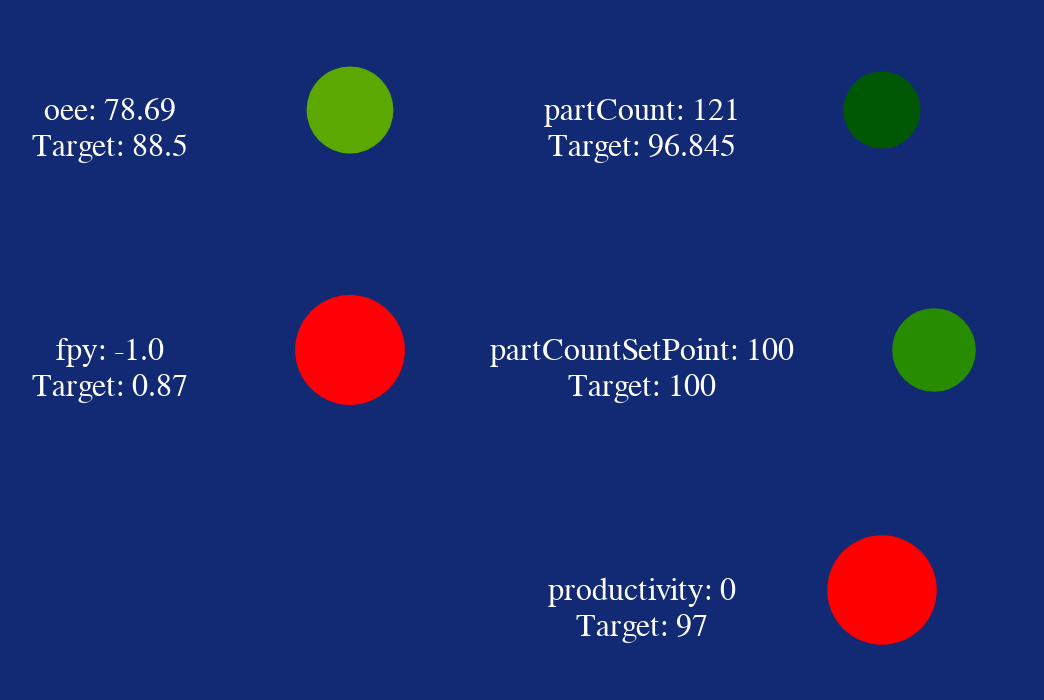

The notebook cell this image was saved under:
### Code cell
getConfigs(alt.hconcat(
    (getMetric("oee",True) & getMetric("fpy",True)), (getMetric("partCount",True) & getMetric("partCountSetPoint",True) & getMetric("productivity",True)),  
    data=cycle.iloc[[0]]
))

### Figure 1 — Vega-Lite specification as saved in the notebook (floating-point values rounded to 4 significant figures)
{"config": {"view": {"continuousWidth": 400, "continuousHeight": 300, "height": 100, "strokeWidth": 0, "width": 100}, "axis": {"labelAngle": -45, "labelColor": "white", "titleColor": "white"}, "background": "#122973", "header": {"labelColor": "#122973", "labelFontSize": 14, "titleColor": "#122973", "titleFontSize": 14}, "legend": {"disable": true, "labelColor": "white", "padding": 1, "strokeColor": "white", "tickCount": 2, "titleColor": "white"}}, "hconcat": [{"vconcat": [{"hconcat": [{"mark": {"type": "text", "fill": "white"}, "encoding": {"size": {"value": 16}, "text": {"value": ["oee: 78.69", "Target: 88.5"]}}}, {"layer": [{"mark": {"type": "circle", "fill": "red"}, "encoding": {"fill": {"aggregate": "mean", "field": "oee", "scale": {"domain": [0, 84.08, 92.92], "range": ["red", "yellow", "green"]}, "type": "quantitative"}, "size": {"aggregate": "mean", "field": "oee", "scale": {"domain": [0, 177.0], "range": [3000, 500]}, "type": "quantitative"}}}, {"mark": {"type": "text", "fill": "white"}, "encoding": {"opacity": {"value": 0}, "text": {"aggregate": "mean", "field": "oee", "format": ".4", "type": "quantitative"}}}]}]}, {"hconcat": [{"mark": {"type": "text", "fill": "white"}, "encoding": {"size": {"value": 16}, "text": {"value": ["fpy: -1.0", "Target: 0.87"]}}}, {"layer": [{"mark": {"type": "circle", "fill": "red"}, "encoding": {"fill": {"aggregate": "mean", "field": "fpy", "scale": {"domain": [0, 0.8265, 0.9135], "range": ["red", "yellow", "green"]}, "type": "quantitative"}, "size": {"aggregate": "mean", "field": "fpy", "scale": {"domain": [0, 1.74], "range": [3000, 500]}, "type": "quantitative"}}}, {"mark": {"type": "text", "fill": "white"}, "encoding": {"opacity": {"value": 0}, "text": {"aggregate": "mean", "field": "fpy", "format": ".4", "type": "quantitative"}}}]}]}]}, {"vconcat": [{"hconcat": [{"mark": {"type": "text", "fill": "white"}, "encoding": {"size": {"value": 16}, "text": {"value": ["partCount: 121", "Target: 96.845"]}}}, {"layer": [{"mark": {"type": "circle", "fill": "red"}, "encoding": {"fill": {"aggregate": "mean", "field": "partCount", "scale": {"domain": [0, 92.0, 101.7], "range": ["red", "yellow", "green"]}, "type": "quantitative"}, "size": {"aggregate": "mean", "field": "partCount", "scale": {"domain": [0, 193.7], "range": [3000, 500]}, "type": "quantitative"}}}, {"mark": {"type": "text", "fill": "white"}, "encoding": {"opacity": {"value": 0}, "text": {"aggregate": "mean", "field": "partCount", "format": ".4", "type": "quantitative"}}}]}]}, {"hconcat": [{"mark": {"type": "text", "fill": "white"}, "encoding": {"size": {"value": 16}, "text": {"value": ["partCountSetPoint: 100", "Target: 100"]}}}, {"layer": [{"mark": {"type": "circle", "fill": "red"}, "encoding": {"fill": {"aggregate": "mean", "field": "partCountSetPoint", "scale": {"domain": [0, 95.0, 105.0], "range": ["red", "yellow", "green"]}, "type": "quantitative"}, "size": {"aggregate": "mean", "field": "partCountSetPoint", "scale": {"domain": [0, 200], "range": [3000, 500]}, "type": "quantitative"}}}, {"mark": {"type": "text", "fill": "white"}, "encoding": {"opacity": {"value": 0}, "text": {"aggregate": "mean", "field": "partCountSetPoint", "format": ".4", "type": "quantitative"}}}]}]}, {"hconcat": [{"mark": {"type": "text", "fill": "white"}, "encoding": {"size": {"value": 16}, "text": {"value": ["productivity: 0", "Target: 97"]}}}, {"layer": [{"mark": {"type": "circle", "fill": "red"}, "encoding": {"fill": {"aggregate": "mean", "field": "productivity", "scale": {"domain": [0, 92.15, 101.9], "range": ["red", "yellow", "green"]}, "type": "quantitative"}, "size": {"aggregate": "mean", "field": "productivity", "scale": {"domain": [0, 194], "range": [3000, 500]}, "type": "quantitative"}}}, {"mark": {"type": "text", "fill": "white"}, "encoding": {"opacity": {"value": 0}, "text": {"aggregate": "mean", "field": "productivity", "format": ".4", "type": "quantitative"}}}]}]}]}], "data": {"name": "data-fd7bdd5db9e85526fd0395b223274874"}, "resolve": {"scale": {"fill": "independent", "size": "independent"}}, "transform": [{"lookup": "station", "from": {"data": {"name": "data-5a674878822f3346a0e8a09b8c45fda4"}, "key": "station", "fields": ["shiftIdentifier", "locationId", "validFrom", "validTo", "oee", "oeeSetpoint", "availability", "efficiency", "quality", "fpy", "fpySetPoint", "partCount", "partCountSetPoint", "countNIO", "productivity", "station"]}}, {"filter": "datum.station == 260"}], "$schema": "https://vega.github.io/schema/vega-lite/v4.17.0.json", "datasets": {"data-fd7bdd5db9e85526fd0395b223274874": [{"Reference": 10000000000.0, "SerialNumber": "83700220220239999999989", "changeTime": 10.0, "exitTime": 5.0, "line": 10, "myKey": 99010.0, "processTime": 30.0, "station": 260, "timeStamp": "2023-02-22T05:45:03.138231100", "totalCycleTime": 60.0, "index": 0, "id": null, "serialNumber": null, "reference": null}], "data-5a674878822f3346a0e8a09b8c45fda4": [{"shiftIdentifier": 0, "locationId": 10, "validFrom": "2022-10-03T04:45:00+01:00", "validTo": "2022-10-03T12:45:00+01:00", "oee": 78.69, "oeeSetpoint": 100, "availability": 83.81, "efficiency": 96.18, "quality": 98.7, "fpy": -1.0, "fpySetPoint": -1.0, "partCount": 121, "partCountSetPoint": 100, "countNIO": 0, "productivity": 0, "station": 260, "index": 0}]}}
